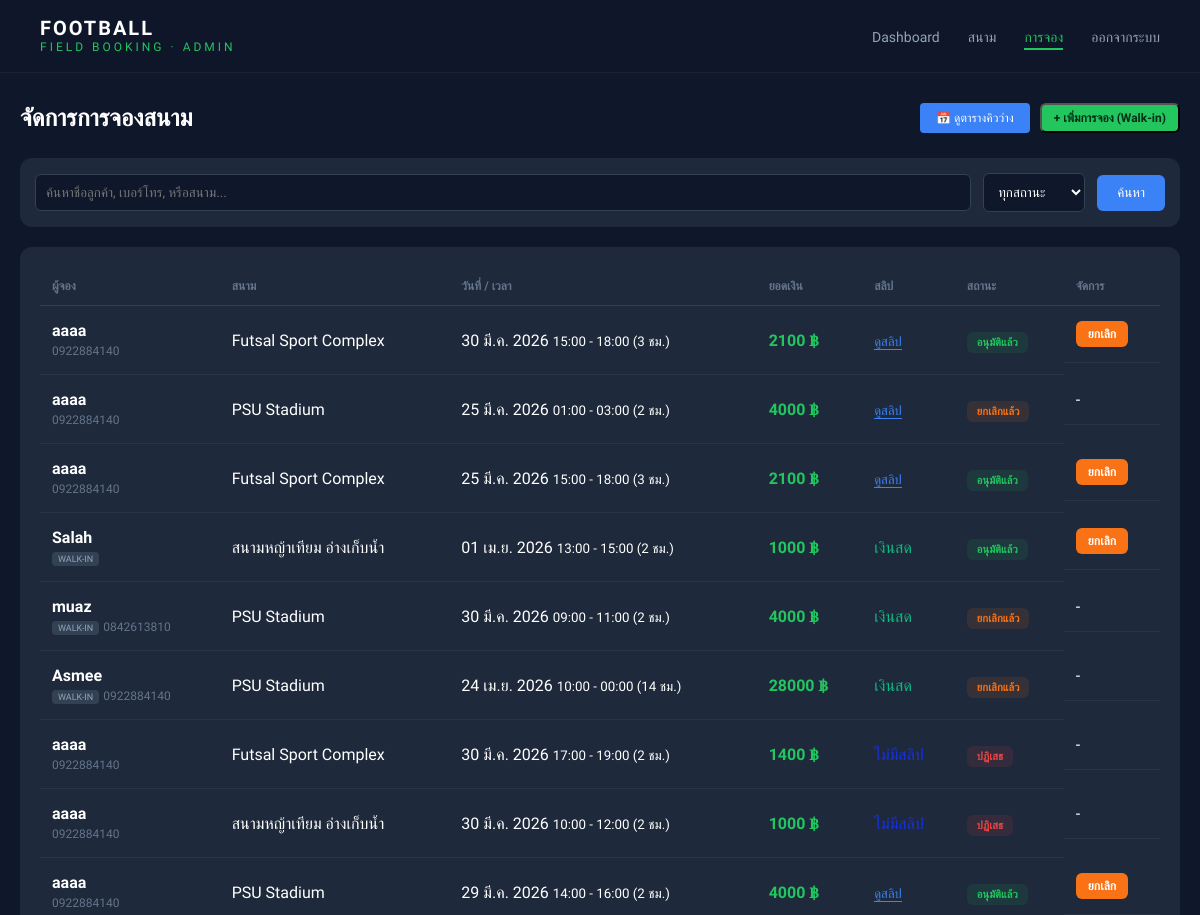
/dashboard/bookings/ (signed in, upper part), run on an earlier commit of the app's database.
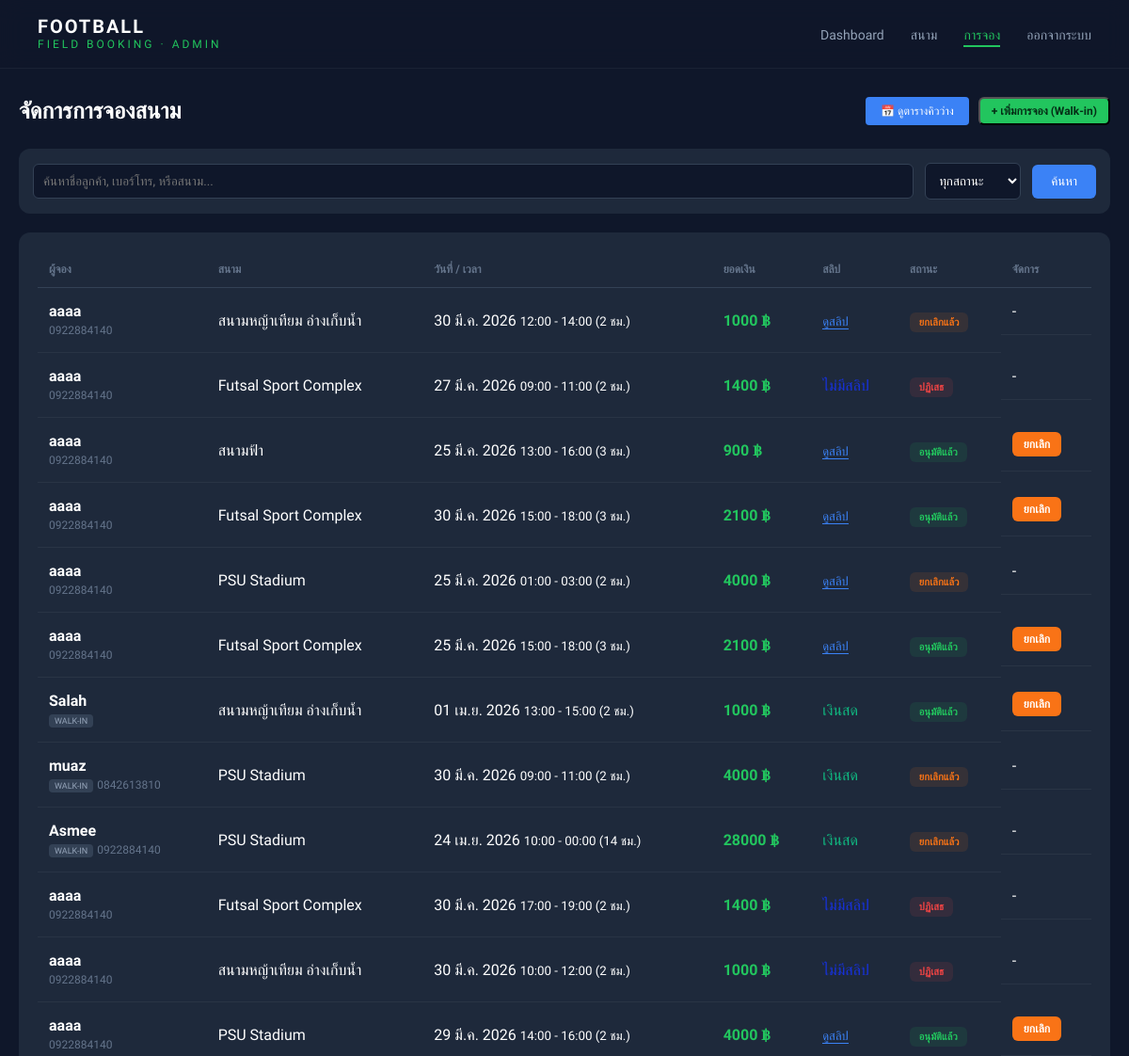
And on a later commit of the database.
### booking/models.py (models this page shows, shortened)
class Booking(models.Model):
    STATUS_CHOICES = (
        ('pending', 'Pending'),
        ('approved', 'Approved'),
        ('rejected', 'Rejected'),
        ('cancelled', 'Cancelled'),
    )
    user = models.ForeignKey(User, on_delete=models.SET_NULL, null=True, blank=True)
    field = models.ForeignKey(Field, on_delete=models.SET_NULL, null=True, blank=True)
    date = models.DateField()
    start_time = models.TimeField()
    end_time = models.TimeField()
    hours = models.IntegerField()
    total_price = models.IntegerField()
    status = models.CharField(max_length=10, choices=STATUS_CHOICES, default='pending')
    slip = models.ImageField(upload_to="slips/", null=True, blank=True)
    is_walkin = models.BooleanField(default=False)
    created_at = models.DateTimeField(auto_now_add=True)
    hours = models.IntegerField()
    water_packs = models.IntegerField(default=0)
    balls = models.IntegerField(default=0)
    class Meta:
        ordering = ['-created_at']

class Profile(models.Model):
    user = models.OneToOneField(User, on_delete=models.CASCADE)
    phone = models.CharField(max_length=20)

class Field(models.Model):
    name = models.CharField(max_length=100)
    field_type = models.CharField(max_length=20, choices=FIELD_TYPE)
    price = models.IntegerField()
    image = models.ImageField(upload_to='fields/', null=True, blank=True)
    open_time = models.TimeField()
    close_time = models.TimeField()
    is_active = models.BooleanField(default=True)

### booking/views.py (the view)
# urls.py: path('dashboard/bookings/', views.booking_management, name='booking_management'),
@login_required
def booking_management(request):
    if not request.user.is_superuser:
        return redirect("home")
    search_query = request.GET.get('q', '')
    status_filter = request.GET.get('status', '')
    bookings = Booking.objects.select_related("user", "field").order_by("-created_at")
    fields = Field.objects.all()
    if search_query:
        bookings = bookings.filter(
            Q(user__username__icontains=search_query) |
            Q(field__name__icontains=search_query)
        )
    if status_filter:
        bookings = bookings.filter(status=status_filter)
    context = {
        "bookings": bookings,
        "fields": fields,
        "search_query": search_query,
        "status_filter": status_filter,
    }
    return render(request, "booking/booking-management.html", context)

### booking/templates/booking/booking-management.html (shortened to what the changed rows need)
{% load static %}
<!DOCTYPE html>
<html lang="th">
<head>
    <link rel="stylesheet" href="{% static 'booking/css/booking-management.css' %}">
</head>
<body>
    <div class="container">
        <div class="header-section">
            <h1>จัดการการจองสนาม</h1>
        </div>
        <div class="table-box">
            <table class="booking-table">
                <thead>
                    <tr>
                        <th>ผู้จอง</th>
                        <th>สนาม</th>
                        <th>วันที่ / เวลา</th>
                        <th>ยอดเงิน</th>
                        <th>สลิป</th>
                        <th>สถานะ</th>
                        <th>จัดการ</th>
                    </tr>
                </thead>
                <tbody>
                    {% for booking in bookings %}
                    <tr>
                        <td>
                            <div class="user-info">
                                <span class="username">{{ booking.user.username }}</span>
                                {% if booking.is_walkin %}
                                <span class="badge-walkin">WALK-IN</span>
                                {% endif %}
                                <small class="phone">{{ booking.user.profile.phone }}</small>
                            </div>
                        </td>
                        <td><span class="field-name">{{ booking.field.name }}</span></td>
                        <td>
                            <div class="time-info">
                                <span>{{ booking.date|date:"d M Y" }}</span>
                                <small>{{ booking.start_time|time:"H:i" }} - {{ booking.end_time|time:"H:i" }} ({{ booking.hours }} ชม.)</small>
                            </div>
                        </td>
                        <td><span class="price-tag">{{ booking.total_price }} ฿</span></td>
                        <td>
                            {% if booking.is_walkin %}
                            <span class="no-slip" style="color: #10b981; font-weight: 500;">เงินสด</span>
                            {% elif booking.slip %}
                            <a href="{{ booking.slip.url }}" target="_blank" class="btn-view-slip">ดูสลิป</a>
                            {% else %}
                            <span class="no-slip" style="color: #1732dd; font-weight: 500;">ไม่มีสลิป</span>
                            {% endif %}
                        </td>
                        <td>
                            <span class="status {{ booking.status }}">
                                {% if booking.status == "pending" %}รอตรวจสอบ
                                {% elif booking.status == "approved" %}อนุมัติแล้ว
                                {% elif booking.status == "cancelled" %}ยกเลิกแล้ว
                                {% else %}ปฏิเสธ{% endif %}
                            </span>
                        </td>
                        <td class="action-cell">
                            {% if booking.status == "pending" %}
                            <a href="{% url 'approve_booking' booking.id %}" class="btn approve">อนุมัติ</a>
                            <a href="{% url 'reject_booking' booking.id %}" class="btn reject">ปฏิเสธ</a>
                            {% elif booking.status == "approved" %}
                            <a href="{% url 'cancel_booking' booking.id %}" class="btn cancel"
                                onclick="return confirm('ยืนยันการยกเลิก?')">ยกเลิก</a>
                            {% else %}-{% endif %}
                        </td>
                    </tr>
                    {% empty %}
                    <tr>
                        <td colspan="7" style="text-align: center; padding: 40px; color: #64748b;">ไม่พบข้อมูลการจอง
                        </td>
                    </tr>
                    {% endfor %}
                </tbody>
            </table>
        </div>
    </div>
</body>
</html>

What changed in the data, as far as the page shows it:
added Booking: user.username "aaaa", user.profile.phone "0922884140", field.name "สนามหญ้าเทียม อ่างเก็บน้ำ", date "30 มี.ค. 2026", start_time "12:00", end_time "14:00", hours "2", total_price "1000", status "ยกเลิกแล้ว"
added Booking: user.username "aaaa", user.profile.phone "0922884140", field.name "Futsal Sport Complex", date "27 มี.ค. 2026", start_time "09:00", end_time "11:00", hours "2", total_price "1400", is_walkin "ไม่มีสลิป", status "ปฏิเสธ"
added Booking: user.username "aaaa", user.profile.phone "0922884140", field.name "สนามฟ้า", date "25 มี.ค. 2026", start_time "13:00", end_time "16:00", hours "3", total_price "900", status "อนุมัติแล้ว"
